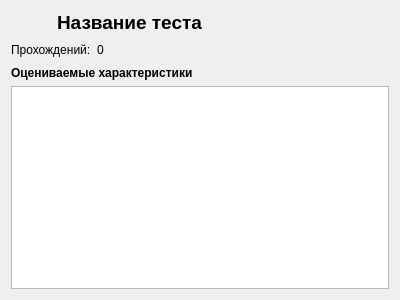
<?xml version="1.0" encoding="UTF-8"?>
<ui version="4.0">
 <class>PassedTestStatisticsForm</class>
 <widget class="QWidget" name="PassedTestStatisticsForm">
  <property name="geometry">
   <rect>
    <x>0</x>
    <y>0</y>
    <width>400</width>
    <height>300</height>
   </rect>
  </property>
  <property name="windowTitle">
   <string>Статистика по тесту</string>
  </property>
  <layout class="QVBoxLayout" name="verticalLayout">
   <item>
    <layout class="QHBoxLayout" name="horizontalLayout_2" stretch="0,1">
     <item>
      <widget class="QPushButton" name="backButton">
       <property name="text">
        <string/>
       </property>
       <property name="icon">
        <iconset resource="../../../resources/images/images.qrc">
         <normaloff>:/images/arrow-left.svg</normaloff>:/images/arrow-left.svg</iconset>
       </property>
       <property name="iconSize">
        <size>
         <width>20</width>
         <height>20</height>
        </size>
       </property>
       <property name="flat">
        <bool>true</bool>
       </property>
      </widget>
     </item>
     <item>
      <widget class="QLabel" name="testNameLabel">
       <property name="font">
        <font>
         <pointsize>14</pointsize>
         <weight>75</weight>
         <bold>true</bold>
        </font>
       </property>
       <property name="text">
        <string>Название теста</string>
       </property>
       <property name="scaledContents">
        <bool>false</bool>
       </property>
       <property name="wordWrap">
        <bool>false</bool>
       </property>
      </widget>
     </item>
    </layout>
   </item>
   <item>
    <layout class="QHBoxLayout" name="horizontalLayout">
     <item>
      <widget class="QLabel" name="label_2">
       <property name="text">
        <string>Прохождений:</string>
       </property>
      </widget>
     </item>
     <item>
      <widget class="QLabel" name="numberOfPassesLabel">
       <property name="text">
        <string>0</string>
       </property>
      </widget>
     </item>
     <item>
      <spacer name="horizontalSpacer">
       <property name="orientation">
        <enum>Qt::Horizontal</enum>
       </property>
       <property name="sizeHint" stdset="0">
        <size>
         <width>40</width>
         <height>20</height>
        </size>
       </property>
      </spacer>
     </item>
    </layout>
   </item>
   <item>
    <widget class="QLabel" name="label_4">
     <property name="font">
      <font>
       <weight>75</weight>
       <bold>true</bold>
      </font>
     </property>
     <property name="text">
      <string>Оцениваемые характеристики</string>
     </property>
    </widget>
   </item>
   <item>
    <widget class="QTableView" name="scalesTableView"/>
   </item>
  </layout>
 </widget>
 <resources>
  <include location="../../../resources/images/images.qrc"/>
 </resources>
 <connections/>
</ui>
